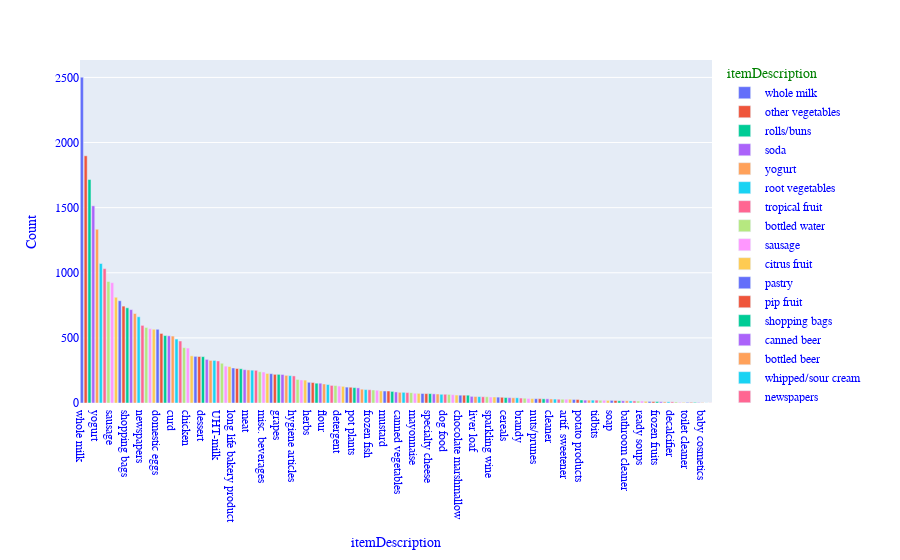

The notebook cell this image was saved under:
### Code cell
bar_plot(data,'itemDescription')
